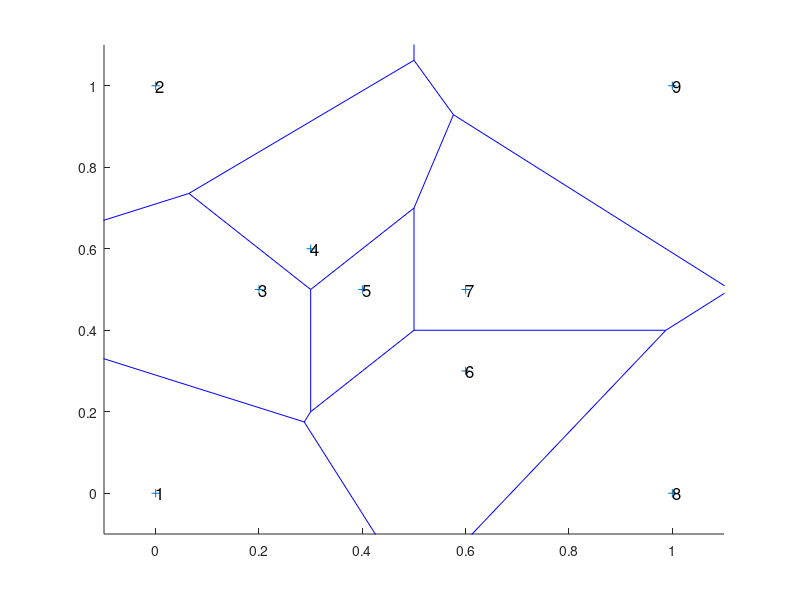

The MATLAB source for this figure: (Note: this script raises an error after producing the figure.)
function voronoi_neighbor_test02 ( )

%*****************************************************************************80
%
%% VORONOI_NEIGHBOR_TEST02 demonstrates VORONOI_NEIGHBORS
%
%  Licensing:
%
%    This code is distributed under the GNU LGPL license.
%
%  Modified:
%
%    08 December 2013
%
%  Author:
%
%    John Burkardt
%
  fprintf ( 1, '\n' );
  fprintf ( 1, 'VORONOI_NEIGHBORS_TEST02:\n' );
  fprintf ( 1, '  Select 9 points in the unit square.\n' );
  fprintf ( 1, '  Compute the Voronoi diagram.\n' );
  fprintf ( 1, '  Have VORONOI_NEIGHBORS determine the neighbors.\n' );

  n = 9;
  x = [ ...
    0.0,  0.0; ...
    0.0,  1.0; ...
    0.2,  0.5; ...
    0.3,  0.6; ...
    0.4,  0.5; ...
    0.6,  0.3; ...
    0.6,  0.5; ...
    1.0,  0.0; ...
    1.0,  1.0 ];
%
%  Compute and display the Voronoi diagram.
%
  figure ( );

  hold on
  voronoi ( x(:,1), x(:,2) );
  for i = 1 : n
    txt = sprintf ( '%d', i );
    text ( x(i,1), x(i,2), txt, 'FontSize', 12 );
  end
  hold off

  filename = 'voronoi_neighbors_test02.png';
  print ( '-dpng', filename );
  fprintf ( 1, '\n' );
  fprintf ( 1, '  Voronoi diagram saved as "%s".\n', filename );
%
%  Compute and list the finite Voronoi edges.
%
  [ V, C ] = voronoin ( x );

  fprintf ( 1, '\n' );
  fprintf ( 1, '  Voronoi edges:\n' );
  fprintf ( 1, '\n' );
  for i = 1 : length ( C )
    disp ( C{i} )
  end
%
%  Compute the Voronoi neighbors.
%
  vn = voronoi_neighbors ( x );
%
%  To print the matrix, make a full version.
%
  vn = full ( vn );
  i4mat_print ( n, n, vn, '  Voronoi adjacency:' )

  return
end
